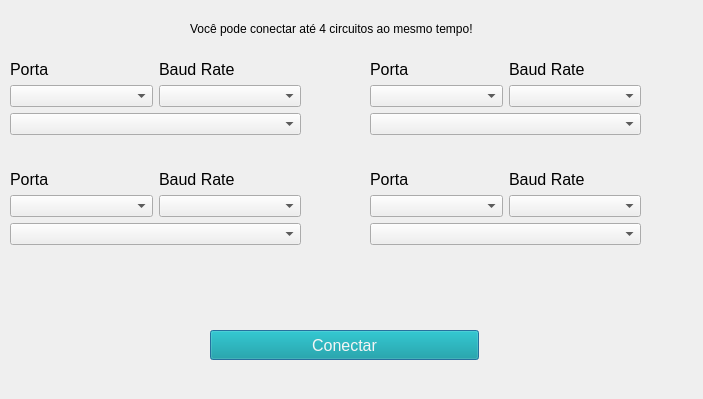
<?xml version="1.0" encoding="UTF-8"?>
<ui version="4.0">
 <class>portaSerial</class>
 <widget class="QDialog" name="portaSerial">
  <property name="geometry">
   <rect>
    <x>0</x>
    <y>0</y>
    <width>703</width>
    <height>399</height>
   </rect>
  </property>
  <property name="windowTitle">
   <string>Porta Serial</string>
  </property>
  <property name="windowIcon">
   <iconset>
    <normaloff>../../../Imagens/bug.png</normaloff>../../../Imagens/bug.png</iconset>
  </property>
  <widget class="QWidget" name="layoutWidget">
   <property name="geometry">
    <rect>
     <x>10</x>
     <y>170</y>
     <width>291</width>
     <height>91</height>
    </rect>
   </property>
   <layout class="QFormLayout" name="contentPrincipal_2">
    <item row="0" column="0" colspan="2">
     <layout class="QHBoxLayout" name="contentOpcoes_2">
      <item>
       <layout class="QGridLayout" name="contentPorta_2">
        <item row="1" column="0">
         <widget class="QComboBox" name="comboBox_porta_2"/>
        </item>
        <item row="0" column="0">
         <widget class="QLabel" name="label_porta_2">
          <property name="styleSheet">
           <string notr="true">font-size: 12pt;</string>
          </property>
          <property name="text">
           <string>Porta</string>
          </property>
         </widget>
        </item>
       </layout>
      </item>
      <item>
       <layout class="QGridLayout" name="contentBanda_2">
        <item row="0" column="0">
         <widget class="QLabel" name="label_banda_2">
          <property name="styleSheet">
           <string notr="true">font-size: 12pt;</string>
          </property>
          <property name="text">
           <string>Baud Rate</string>
          </property>
         </widget>
        </item>
        <item row="1" column="0">
         <widget class="QComboBox" name="comboBox_banda_2"/>
        </item>
       </layout>
      </item>
     </layout>
    </item>
    <item row="1" column="0" colspan="2">
     <widget class="QComboBox" name="equip2"/>
    </item>
   </layout>
  </widget>
  <widget class="QWidget" name="layoutWidget_2">
   <property name="geometry">
    <rect>
     <x>370</x>
     <y>60</y>
     <width>271</width>
     <height>91</height>
    </rect>
   </property>
   <layout class="QFormLayout" name="contentPrincipal_3">
    <item row="0" column="0" colspan="2">
     <layout class="QHBoxLayout" name="contentOpcoes_3">
      <item>
       <layout class="QGridLayout" name="contentPorta_3">
        <item row="1" column="0">
         <widget class="QComboBox" name="comboBox_porta_3"/>
        </item>
        <item row="0" column="0">
         <widget class="QLabel" name="label_porta_3">
          <property name="styleSheet">
           <string notr="true">font-size: 12pt;</string>
          </property>
          <property name="text">
           <string>Porta</string>
          </property>
         </widget>
        </item>
       </layout>
      </item>
      <item>
       <layout class="QGridLayout" name="contentBanda_3">
        <item row="0" column="0">
         <widget class="QLabel" name="label_banda_3">
          <property name="styleSheet">
           <string notr="true">font-size: 12pt;</string>
          </property>
          <property name="text">
           <string>Baud Rate</string>
          </property>
         </widget>
        </item>
        <item row="1" column="0">
         <widget class="QComboBox" name="comboBox_banda_3"/>
        </item>
       </layout>
      </item>
     </layout>
    </item>
    <item row="1" column="0" colspan="2">
     <widget class="QComboBox" name="equip3"/>
    </item>
   </layout>
  </widget>
  <widget class="QWidget" name="layoutWidget_3">
   <property name="geometry">
    <rect>
     <x>370</x>
     <y>170</y>
     <width>271</width>
     <height>91</height>
    </rect>
   </property>
   <layout class="QFormLayout" name="contentPrincipal_4">
    <item row="0" column="0" colspan="2">
     <layout class="QHBoxLayout" name="contentOpcoes_4">
      <item>
       <layout class="QGridLayout" name="contentPorta_4">
        <item row="1" column="0">
         <widget class="QComboBox" name="comboBox_porta_4"/>
        </item>
        <item row="0" column="0">
         <widget class="QLabel" name="label_porta_4">
          <property name="styleSheet">
           <string notr="true">font-size: 12pt;</string>
          </property>
          <property name="text">
           <string>Porta</string>
          </property>
         </widget>
        </item>
       </layout>
      </item>
      <item>
       <layout class="QGridLayout" name="contentBanda_4">
        <item row="0" column="0">
         <widget class="QLabel" name="label_banda_4">
          <property name="styleSheet">
           <string notr="true">font-size: 12pt;</string>
          </property>
          <property name="text">
           <string>Baud Rate</string>
          </property>
         </widget>
        </item>
        <item row="1" column="0">
         <widget class="QComboBox" name="comboBox_banda_4"/>
        </item>
       </layout>
      </item>
     </layout>
    </item>
    <item row="1" column="0" colspan="2">
     <widget class="QComboBox" name="equip4"/>
    </item>
   </layout>
  </widget>
  <widget class="QLabel" name="label">
   <property name="geometry">
    <rect>
     <x>190</x>
     <y>20</y>
     <width>311</width>
     <height>17</height>
    </rect>
   </property>
   <property name="text">
    <string>Você pode conectar até 4 circuitos ao mesmo tempo!</string>
   </property>
  </widget>
  <widget class="QWidget" name="layoutWidget">
   <property name="geometry">
    <rect>
     <x>10</x>
     <y>60</y>
     <width>291</width>
     <height>91</height>
    </rect>
   </property>
   <layout class="QFormLayout" name="contentPrincipal_1">
    <item row="0" column="0" colspan="2">
     <layout class="QHBoxLayout" name="contentOpcoes">
      <item>
       <layout class="QGridLayout" name="contentPorta">
        <item row="1" column="0">
         <widget class="QComboBox" name="comboBox_porta_1"/>
        </item>
        <item row="0" column="0">
         <widget class="QLabel" name="label_porta">
          <property name="styleSheet">
           <string notr="true">font-size: 12pt;</string>
          </property>
          <property name="text">
           <string>Porta</string>
          </property>
         </widget>
        </item>
       </layout>
      </item>
      <item>
       <layout class="QGridLayout" name="contentBanda">
        <item row="0" column="0">
         <widget class="QLabel" name="label_banda">
          <property name="styleSheet">
           <string notr="true">font-size: 12pt;</string>
          </property>
          <property name="text">
           <string>Baud Rate</string>
          </property>
         </widget>
        </item>
        <item row="1" column="0">
         <widget class="QComboBox" name="comboBox_banda_1"/>
        </item>
       </layout>
      </item>
     </layout>
    </item>
    <item row="1" column="0" colspan="2">
     <widget class="QComboBox" name="equip1"/>
    </item>
   </layout>
  </widget>
  <widget class="QPushButton" name="pushButton_conecta">
   <property name="geometry">
    <rect>
     <x>210</x>
     <y>330</y>
     <width>269</width>
     <height>30</height>
    </rect>
   </property>
   <property name="layoutDirection">
    <enum>Qt::LeftToRight</enum>
   </property>
   <property name="styleSheet">
    <string notr="true">font-size: 12pt;
background: #00969b;
color: #f5f5f5;</string>
   </property>
   <property name="text">
    <string>Conectar</string>
   </property>
  </widget>
 </widget>
 <resources/>
 <connections/>
</ui>
